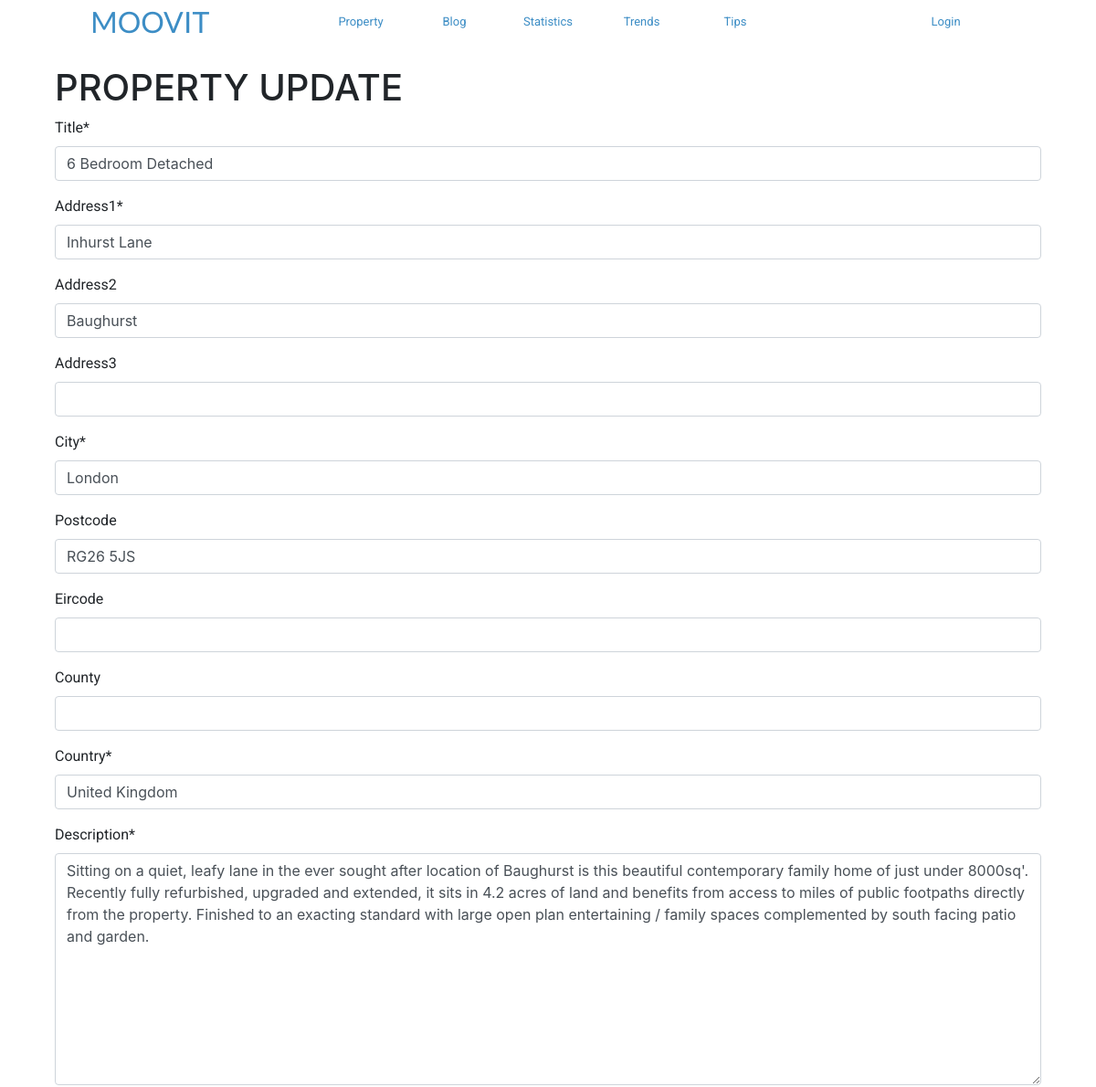
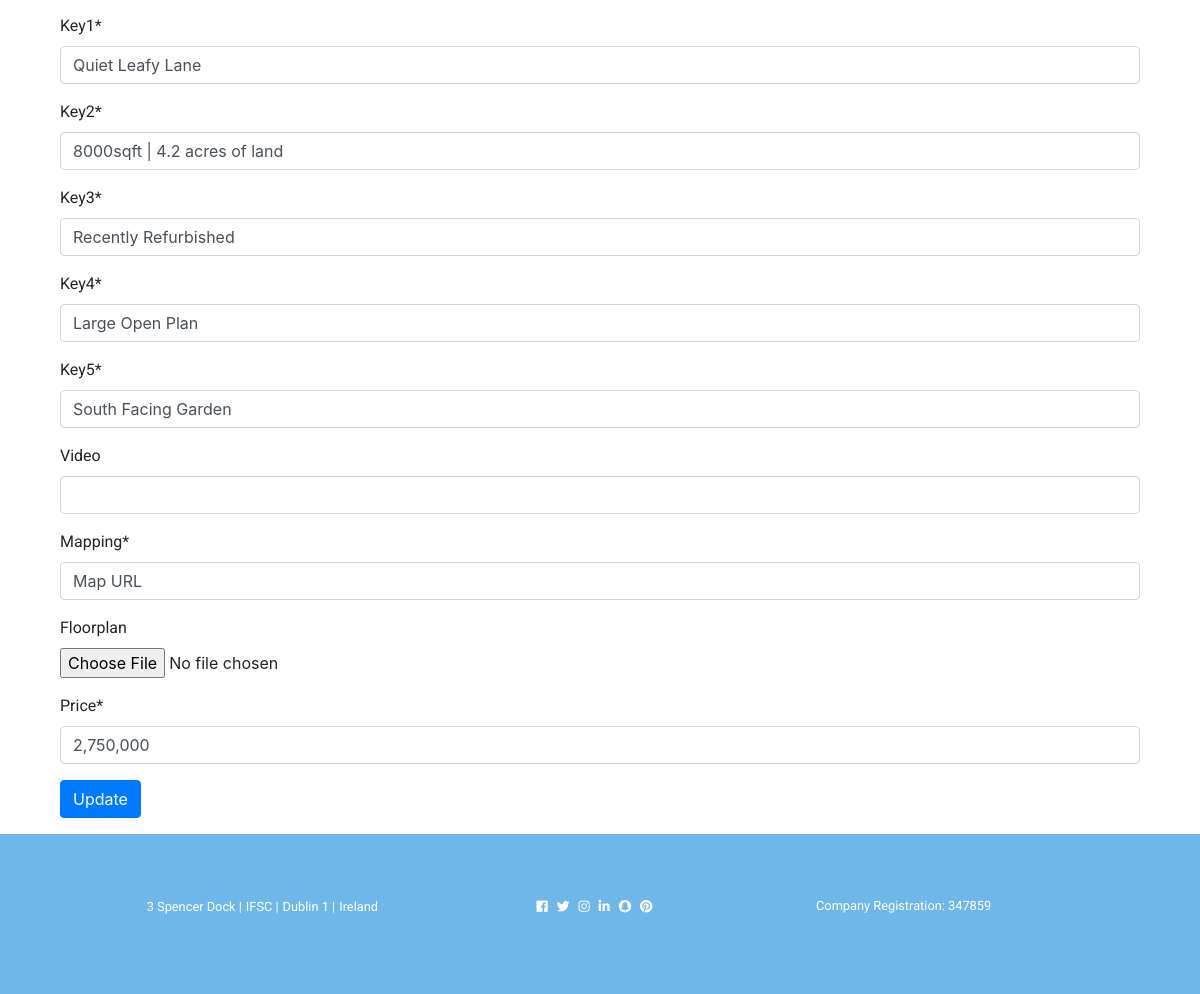
/propertys/2/update/, run on the app's committed database (2 pictures, top to bottom).
### propertys/models.py (models this page shows, shortened)
class Property(models.Model):
    title = models.CharField(max_length=100, default=None, blank=False, null=True)
    address1 = models.CharField(max_length=100, default=None, blank=False, null=True)
    address2 = models.CharField(max_length=100, blank=True, null=True)
    address3 = models.CharField(max_length=100, blank=True, null=True)
    city = models.CharField(max_length=100, default=None, blank=False, null=True)
    postcode = models.CharField(max_length=100, blank=True, null=True)
    eircode = models.CharField(max_length=100, blank=True, null=True)
    county = models.CharField(max_length=100, blank=True, null=True)
    country = models.CharField(max_length=100, default=None, blank=False, null=True)
    description = models.TextField(default=None, blank=False, null=True)
    key1 = models.CharField(max_length=100, default=None, blank=False, null=True)
    key2 = models.CharField(max_length=100, default=None, blank=False, null=True)
    key3 = models.CharField(max_length=100, default=None, blank=False, null=True)
    key4 = models.CharField(max_length=100, default=None, blank=False, null=True)
    key5 = models.CharField(max_length=100, default=None, blank=False, null=True)
    video = EmbedVideoField(default=None, blank=True, null=True)
    mapping = models.CharField(max_length=500, default=None, blank=False, null=True)
    floorplan = models.ImageField(default=None, blank=True, null=True)
    price = models.CharField(max_length=50, default=None, blank=False, null=True)
    created_date = models.DateField(auto_now_add=True, blank=True, null=True)
    publish_date = models.DateField(auto_created=True, blank=True, null=True)
    class Meta:
        ordering = ['-publish_date']

### propertys/views.py (the view)
# urls.py: path('<int:pk>/update/', views.PropertyUpdateView.as_view(), name='property_update'),
class PropertyUpdateView(UpdateView):
    model = Property
    fields = [
        'title',
        'address1',
        'address2',
        'address3',
        'city',
        'postcode',
        'eircode',
        'county',
        'country',
        'description',
        'key1',
        'key2',
        'key3',
        'key4',
        'key5',
        'video',
        'mapping',
        'floorplan',
        'price'
    ]
    template_name = 'propertys/property_update.html'
    success_url = reverse_lazy('property_list')

### templates/propertys/property_update.html
{% extends 'base_generic.html' %}
{% load crispy_forms_tags %}
{% block content %}
    <h1>Property Update</h1>
    <form method="post">{% csrf_token %}
    {{ form|crispy }}
    <button class="btn btn-primary" type="submit" value="Update">Update</button>
    </form>
{% endblock %}

### static/css/styles.css (style rules this page uses)
h1 { font-family: 'Lato', sans-serif; text-transform: uppercase; }
label { font-family: Roboto; }

### data on the page
Property: title "6 Bedroom Detached", address1 "Inhurst Lane", address2 "Baughurst", city "London", postcode "RG26 5JS", country "United Kingdom", description "Sitting on a quiet, leafy lane in the ever sought after location of Baughurst is this beautiful contemporary family home of just under 8000sq'. Recently fully refurbished, upgraded and extended, it sits in 4.2 acres of land and benefits from access to miles of public footpaths directly from the property. Finished to an exacting standard with large open plan entertaining / family spaces complemented by south facing patio and garden.", key1 "Quiet Leafy Lane", key2 "8000sqft | 4.2 acres of land", key3 "Recently Refurbished", key4 "Large Open Plan", key5 "South Facing Garden", mapping "Map URL", price "2,750,000"
